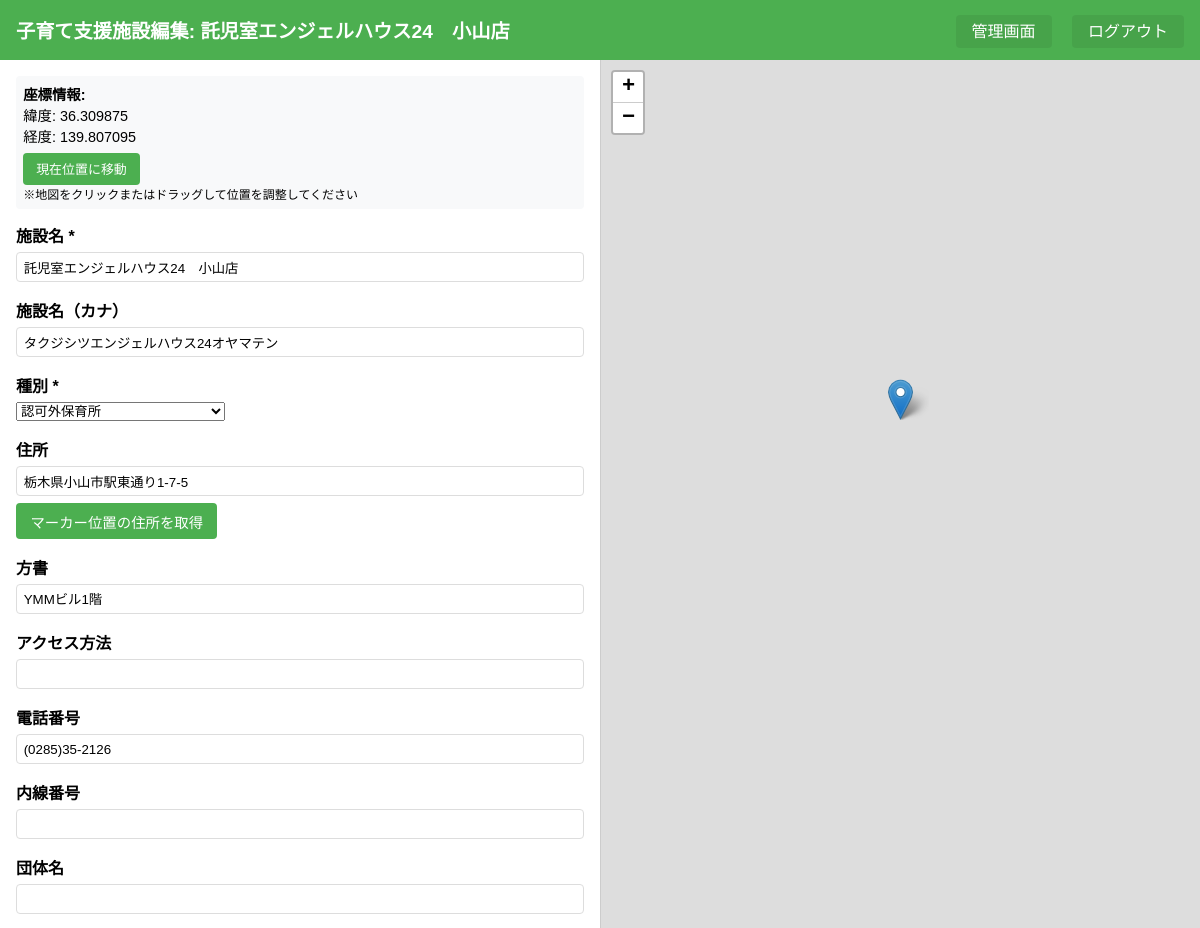
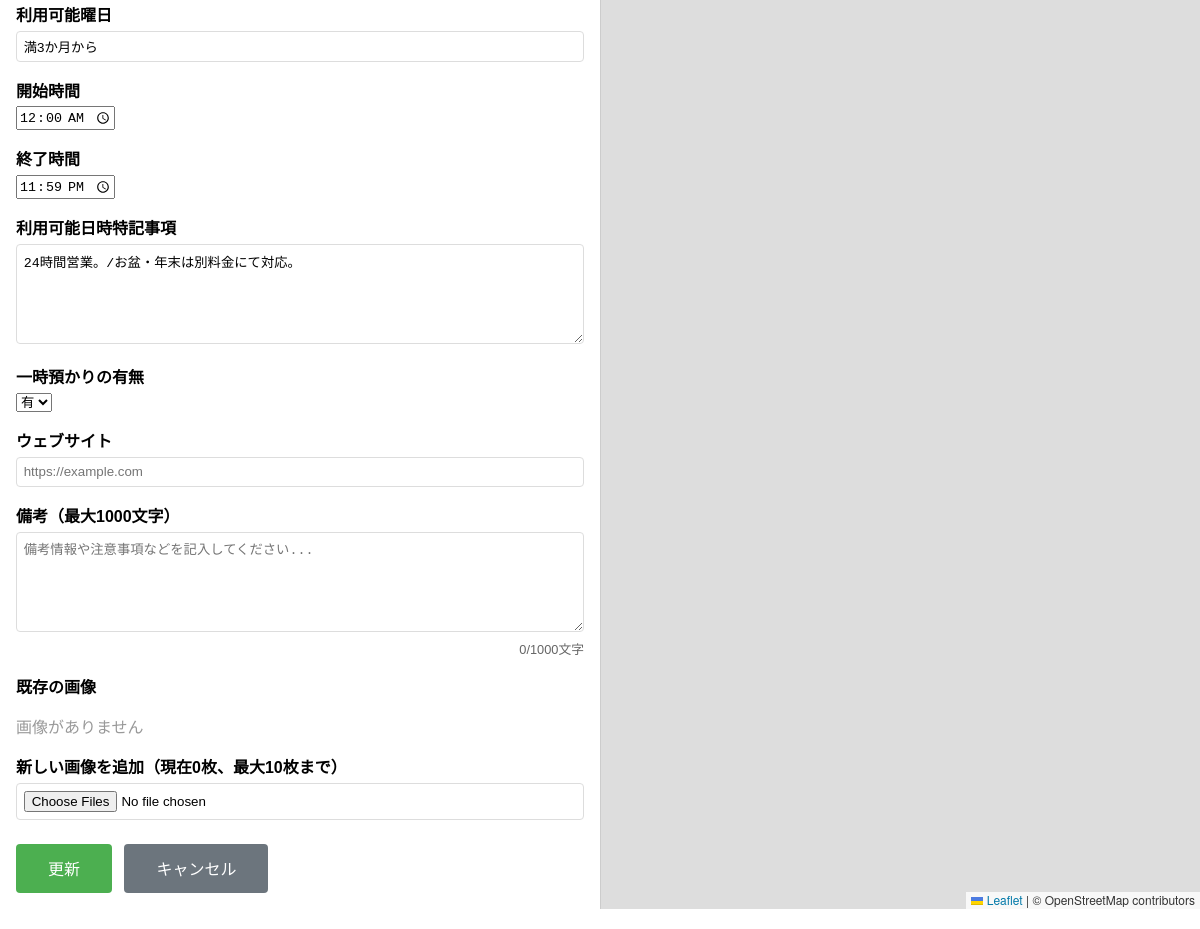
Screenshot of /admin_edit.php?id=64 (signed in) with the database file from the repository (2 pictures, top to bottom).
### tables this page shows
CREATE TABLE facilities (
        id INTEGER PRIMARY KEY AUTOINCREMENT,
        csv_no TEXT,
        name TEXT NOT NULL,
        name_kana TEXT,
        lat REAL NOT NULL,
        lng REAL NOT NULL,
        address TEXT,
        address_detail TEXT,
        installation_position TEXT,
        phone TEXT,
        phone_extension TEXT,
        corporate_number TEXT,
        organization_name TEXT,
        available_days TEXT,
        start_time TEXT,
        end_time TEXT,
        available_hours_note TEXT,
        pediatric_support TEXT,
        website TEXT,
        note TEXT,
        category TEXT,
        updated_at DATETIME DEFAULT CURRENT_TIMESTAMP
    );

### auth_check.php (called while the page is built, shortened)
<?php
function getConfigPath() {
    $searchPaths = [
        __DIR__ . '/../../app_db/oyama_child_facilitation_map/config.php',
        __DIR__ . '/../../../app_db/oyama_child_facilitation_map/config.php',
        __DIR__ . '/app_db/oyama_child_facilitation_map/config.php',
        __DIR__ . '/../app_db/oyama_child_facilitation_map/config.php',
    ];
    foreach ($searchPaths as $path) {
        if (file_exists($path)) {
            return $path;
        }
    }
    throw new Exception('Config file not found. Searched paths: ' . implode(', ', $searchPaths));
}
function getConfig() {
    static $config = null;
    if ($config === null) {
        $config = require_once getConfigPath();
    }
    return $config;
}
$config = getConfig();

### facility_form_functions.php (called while the page is built, shortened)
<?php
require_once 'auth_check.php';
function formatTimeForInput($time) {
    if (preg_match('/^\d{2}:\d{2}$/', $time)) return $time;
    return $time;
}
function getFacilityImages($db, $facilityId) {
    $images = [];
    $stmt = $db->prepare('SELECT id, filename, original_name FROM facility_images WHERE facility_id = :facility_id ORDER BY id');
    $stmt->bindValue(':facility_id', $facilityId, SQLITE3_INTEGER);
    $res = $stmt->execute();
    return $images;
}
?>

### admin_edit.php (the view, shortened to what this page needs)
<?php
require_once 'auth_check.php';
require_once 'facility_form_functions.php';
$facilityId = isset($_GET['id']) ? intval($_GET['id']) : 0;
$db = getDatabase();
$stmt = $db->prepare('SELECT * FROM facilities WHERE id = :id');
$stmt->bindValue(':id', $facilityId, SQLITE3_INTEGER);
$res = $stmt->execute();
$facility = $res->fetchArray(SQLITE3_ASSOC);
$images = getFacilityImages($db, $facilityId);
?>
<!DOCTYPE html>
<html lang="ja">
<head>
    <link rel="stylesheet" href="https://unpkg.com/leaflet/dist/leaflet.css" />
    <link rel="stylesheet" href="css/common.css" />
    <link rel="stylesheet" href="css/admin.css" />
</head>
<body>
    <div class="header">
        <h1><?= htmlspecialchars($config['app']['facility_name']) ?>編集: <?= htmlspecialchars($facility['name']) ?></h1>
        <div>
            <a href="admin.php">管理画面</a>
            <a href="?logout=1">ログアウト</a>
        </div>
    </div>
    <div class="container">
        <div class="form-section">
            <form method="POST" enctype="multipart/form-data">
                <div class="coord-info">
                    <strong>座標情報:</strong><br>
                    緯度: <span id="currentLat"><?= htmlspecialchars($facility['lat']) ?></span><br>
                    経度: <span id="currentLng"><?= htmlspecialchars($facility['lng']) ?></span><br>
                    <button type="button" id="getCurrentLocationBtn" style="margin-top:0.5em; padding:0.5em 1em; font-size:0.9em;">現在位置に移動</button><br>
                    <small>※地図をクリックまたはドラッグして位置を調整してください</small>
                </div>
                <div class="form-group">
                    <label for="name"><?= htmlspecialchars($config['app']['field_labels']['name']) ?> *</label>
                    <input type="text" id="name" name="name" required value="<?= htmlspecialchars($facility['name']) ?>">
                </div>
                <div class="form-group">
                    <label for="name_kana"><?= htmlspecialchars($config['app']['field_labels']['name_kana']) ?></label>
                    <input type="text" id="name_kana" name="name_kana" value="<?= htmlspecialchars($facility['name_kana'] ?? '') ?>">
                </div>
                <div class="form-group">
                    <label for="category"><?= htmlspecialchars($config['app']['field_labels']['category']) ?> *</label>
                    <select id="category" name="category" required>
                        <?php foreach ($config['app']['categories'] as $category): ?>
                            <option value="<?= htmlspecialchars($category) ?>" <?= ($facility['category'] === $category) ? 'selected' : '' ?>><?= htmlspecialchars($category) ?></option>
                        <?php endforeach; ?>
                    </select>
                </div>
                <div class="form-group">
                    <label for="address"><?= htmlspecialchars($config['app']['field_labels']['address']) ?></label>
                    <input type="text" id="address" name="address" value="<?= htmlspecialchars($facility['address']) ?>">
                    <button type="button" id="getAddressBtn" style="margin-top:0.5em; padding:0.5em 1em; font-size:0.9em;">マーカー位置の住所を取得</button>
                </div>
                <div class="form-group">
                    <label for="address_detail"><?= htmlspecialchars($config['app']['field_labels']['address_detail']) ?></label>
                    <input type="text" id="address_detail" name="address_detail" value="<?= htmlspecialchars($facility['address_detail'] ?? '') ?>">
                </div>
                <div class="form-group">
                    <label for="installation_position"><?= htmlspecialchars($config['app']['field_labels']['installation_position']) ?></label>
                    <input type="text" id="installation_position" name="installation_position" value="<?= htmlspecialchars($facility['installation_position'] ?? '') ?>">
                </div>
                <div class="form-group">
                    <label for="phone"><?= htmlspecialchars($config['app']['field_labels']['phone']) ?></label>
                    <input type="tel" id="phone" name="phone" value="<?= htmlspecialchars($facility['phone'] ?? '') ?>" placeholder="(0285)23-1111">
                </div>
                <div class="form-group">
                    <label for="phone_extension"><?= htmlspecialchars($config['app']['field_labels']['phone_extension']) ?></label>
                    <input type="text" id="phone_extension" name="phone_extension" value="<?= htmlspecialchars($facility['phone_extension'] ?? '') ?>">
                </div>
                <div class="form-group">
                    <label for="organization_name"><?= htmlspecialchars($config['app']['field_labels']['organization_name']) ?></label>
                    <input type="text" id="organization_name" name="organization_name" value="<?= htmlspecialchars($facility['organization_name'] ?? '') ?>">
                </div>
                <div class="form-group">
                    <label for="available_days"><?= htmlspecialchars($config['app']['field_labels']['available_days']) ?></label>
                    <input type="text" id="available_days" name="available_days" value="<?= htmlspecialchars($facility['available_days'] ?? '') ?>" placeholder="月火水木金">
                </div>
                <div class="form-group">
                    <label for="start_time"><?= htmlspecialchars($config['app']['field_labels']['start_time']) ?></label>
                    <input type="time" id="start_time" name="start_time" value="<?= htmlspecialchars(formatTimeForInput($facility['start_time'] ?? '')) ?>">
                </div>
                <div class="form-group">
                    <label for="end_time"><?= htmlspecialchars($config['app']['field_labels']['end_time']) ?></label>
                    <input type="time" id="end_time" name="end_time" value="<?= htmlspecialchars(formatTimeForInput($facility['end_time'] ?? '')) ?>">
                </div>
                <div class="form-group">
                    <label for="available_hours_note"><?= htmlspecialchars($config['app']['field_labels']['available_hours_note']) ?></label>
                    <textarea id="available_hours_note" name="available_hours_note" rows="2" maxlength="500" placeholder="祝日、年末年始を除く。"><?= htmlspecialchars($facility['available_hours_note'] ?? '') ?></textarea>
                </div>
                <div class="form-group">
                    <label for="pediatric_support"><?= htmlspecialchars($config['app']['field_labels']['pediatric_support']) ?></label>
                    <?php
                    $pediatric_value = trim($facility['pediatric_support'] ?? '');
                    ?>
                    <select id="pediatric_support" name="pediatric_support">
                        <option value="有" <?= ($pediatric_value === '有') ? 'selected' : '' ?>>有</option>
                    </select>
                </div>
                <div class="form-group">
                    <label for="website"><?= htmlspecialchars($config['app']['field_labels']['website']) ?></label>
                    <input type="url" id="website" name="website" value="<?= htmlspecialchars($facility['website'] ?? '') ?>" placeholder="https://example.com">
                </div>
                <div class="form-group">
                    <label for="note"><?= htmlspecialchars($config['app']['field_labels']['note']) ?>（最大1000文字）</label>
                    <textarea id="note" name="note" rows="5" maxlength="1000" placeholder="備考情報や注意事項などを記入してください..."><?= htmlspecialchars($facility['note'] ?? '') ?></textarea>
                    <div style="font-size:0.8em; color:#666; text-align:right; margin-top:0.3em;">
                        <span id="noteCount">0</span>/1000文字
                    </div>
                </div>
                <div class="form-group">
                    <label>既存の<?= htmlspecialchars($config['app']['field_labels']['images']) ?></label>
                    <div class="existing-images">
                        <?php if (empty($images)): ?>
                            <p style="color:#999;"><?= htmlspecialchars($config['app']['field_labels']['images']) ?>がありません</p>
                        <?php endif; ?>
                    </div>
                </div>
                <div class="form-group">
                    <label for="new_images">新しい<?= htmlspecialchars($config['app']['field_labels']['images']) ?>を追加（現在<?= count($images) ?>枚、最大10枚まで）</label>
                    <input type="file" id="new_images" name="new_images[]" multiple accept="image/*">
                </div>
                <button type="submit">更新</button>
                <button type="button" class="btn-secondary" onclick="location.href='admin.php'">キャンセル</button>
            </form>
        </div>
        <div class="map-section">
            <div id="map"></div>
        </div>
    </div>
</body>
</html>

### css/common.css (style rules this page uses)
:root { --primary-color: #4CAF50; }
html, body { height: 100%; margin: 0; padding: 0; font-family: sans-serif; box-sizing: border-box; }
.header { display: flex; justify-content: space-between; align-items: center; background: var(--primary-color); color: #fff; padding: 1em; margin: 0; }
.header h1 { margin: 0; font-size: 1.2em; }
.header a { color: #fff; text-decoration: none; margin-left: 1em; padding: 0.5em 1em; background: rgba(0,0,0,0.07); border-radius: 4px; }
button { padding: 0.8em 2em; background: var(--primary-color); color: #fff; border: none; border-radius: 4px; cursor: pointer; font-size: 1em; margin-right: 0.5em; }
input[type="text"], input[type="email"], input[type="tel"], input[type="url"], input[type="password"], input[type="number"], input[type="file"], textarea { width: 100%; padding: 0.5em; border: 1px solid #ddd; border-radius: 4px; box-sizing: border-box; }
textarea { resize: vertical; min-height: 100px; }

### css/admin.css (style rules this page uses)
.container { display: grid; grid-template-columns: 1fr 1fr; height: calc(100vh - 80px); }
.form-section { padding: 1em; overflow-y: auto; }
.map-section { border-left: 1px solid #ccc; }
.map-section #map { height: 100%; width: 100%; }
.form-group { margin-bottom: 1em; }
label { display: block; margin-bottom: 0.3em; font-weight: bold; }
.btn-secondary { background: #6c757d; }
.coord-info { background: #f8f9fa; padding: 0.5em; border-radius: 4px; font-size: 0.9em; margin-bottom: 1em; }
.existing-images { margin-bottom: 1em; }

### rows the page displays
facilities: name "託児室エンジェルハウス24 小山店", lat "36.309875", lng "139.807095", name_kana "タクジシツエンジェルハウス24オヤマテン", category "認可外保育所", address "栃木県小山市駅東通り1-7-5", address_detail "YMMビル1階", phone "(0285)35-2126", available_days "満3か月から", start_time "00:00", end_time "23:59", available_hours_note "24時間営業。/お盆・年末は別料金にて対応。", pediatric_support "有"

### other values shown
$config['app']['facility_name'] "子育て支援施設"
$config['app']['field_labels']['name'] "施設名"
$config['app']['field_labels']['name_kana'] "施設名（カナ）"
$config['app']['field_labels']['category'] "種別"
$config['app']['field_labels']['address'] "住所"
$config['app']['field_labels']['address_detail'] "方書"
$config['app']['field_labels']['installation_position'] "アクセス方法"
$config['app']['field_labels']['phone'] "電話番号"
$config['app']['field_labels']['phone_extension'] "内線番号"
$config['app']['field_labels']['organization_name'] "団体名"
$config['app']['field_labels']['available_days'] "利用可能曜日"
$config['app']['field_labels']['start_time'] "開始時間"
$config['app']['field_labels']['end_time'] "終了時間"
$config['app']['field_labels']['available_hours_note'] "利用可能日時特記事項"
$config['app']['field_labels']['pediatric_support'] "一時預かりの有無"
